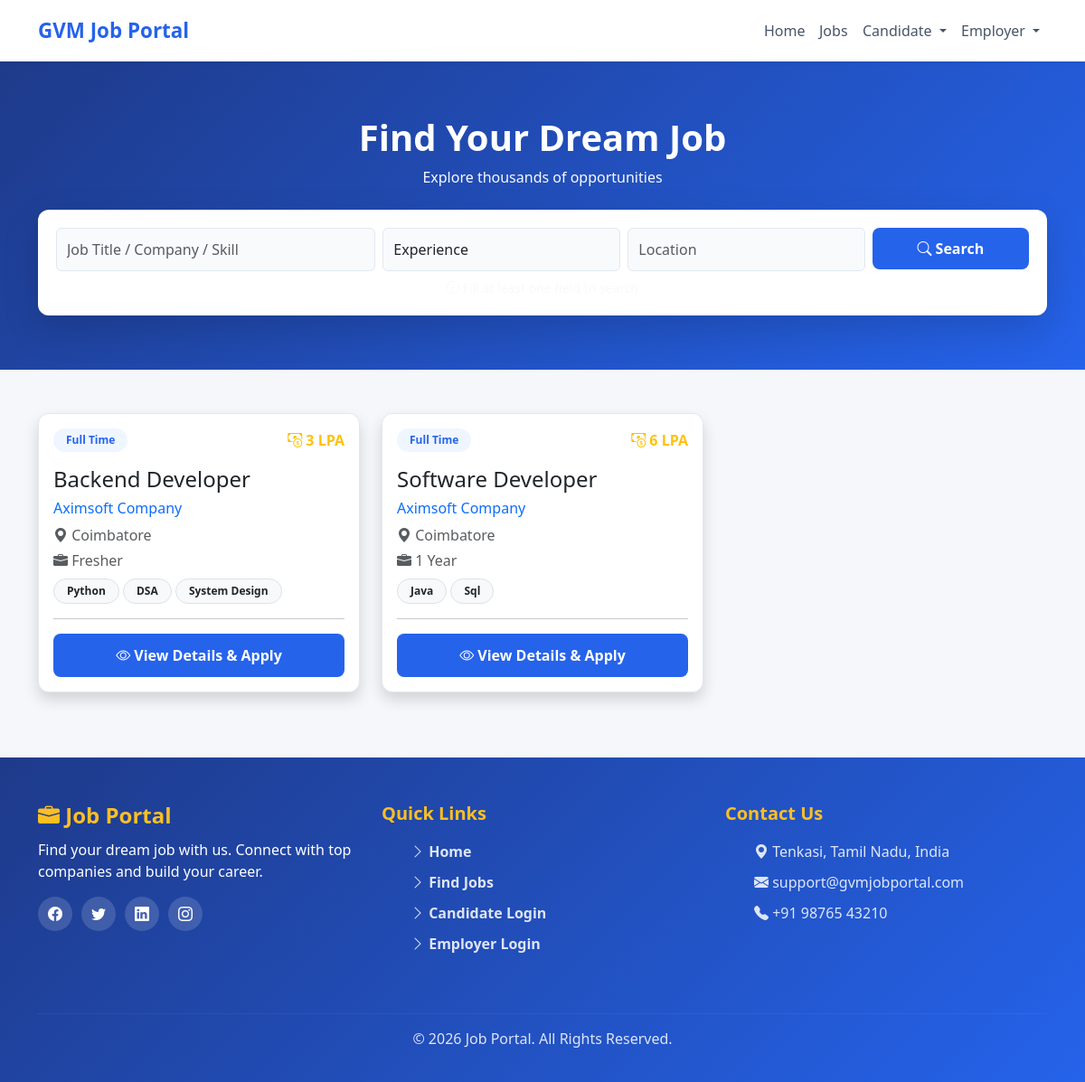
Page /jobs on the committed database.
### tables this page shows
CREATE TABLE jobs(
    job_id INTEGER PRIMARY KEY AUTOINCREMENT,
    employer_id INTEGER,
    company_name TEXT NOT NULL,
    job_title TEXT NOT NULL,
    location TEXT NOT NULL,
    experience TEXT,
    salary TEXT,
    skills TEXT,
    description TEXT,
    posted_date TIMESTAMP DEFAULT CURRENT_TIMESTAMP,

    FOREIGN KEY(employer_id) REFERENCES users(user_id)
);

### app.py (the view)
@app.route("/jobs")
def jobs():
    keyword    = request.args.get("keyword", "").strip()
    experience = request.args.get("experience", "").strip()
    location   = request.args.get("location", "").strip()
    if request.args and not (keyword or experience or location):
        flash("Please enter at least one search field!")
        return redirect("/jobs")
    jobs = search_jobs(keyword, experience, location)
    return render_template(
        "jobs.html",
        jobs=jobs,
        keyword=keyword,
        experience=experience,
        location=location
    )

### database/job_db.py (called while the page is built, shortened)
def connect_db():
    conn = sqlite3.connect("database/database.db")
    conn.row_factory = sqlite3.Row
    return conn

def search_jobs(keyword="", experience="", location=""):
    conn   = connect_db()
    cursor = conn.cursor()
    query  = "SELECT * FROM jobs WHERE 1=1"
    params = []
    if experience:
        query += " AND experience LIKE ?"
        params.append(f"%{experience}%")
    if location:
        query += " AND location LIKE ?"
        params.append(f"%{location}%")
    query += " ORDER BY job_id DESC"
    cursor.execute(query, params)
    jobs = cursor.fetchall()
    conn.close()
    return jobs

### templates/jobs.html (shortened to what this page needs)
{% extends "base.html" %}
{% block content %}
<section class="job-header">
    <div class="container text-center">
        <h1 class="fw-bold text-white">
            Find Your Dream Job
        </h1>
        <p class="text-light">
            Explore thousands of opportunities
        </p>
        <div class="search-box mt-4">
            <form method="GET" action="/jobs">
                <div class="row g-2">
                    <div class="col-md-4">
                        <input type="text"
                               name="keyword"
                               class="form-control"
                               placeholder="Job Title / Company / Skill"
                               value="{{ keyword }}">
                    </div>
                    <div class="col-md-3">
                        <select name="experience" class="form-select">
                            <option value="">Experience</option>
                        </select>
                    </div>
                    <div class="col-md-3">
                        <input type="text"
                               name="location"
                               class="form-control"
                               placeholder="Location"
                               value="{{ location }}">
                    </div>
                    <div class="col-md-2">
                        <button type="submit" class="btn btn-light w-100">
                            <i class="bi bi-search"></i>
                            Search
                        </button>
                    </div>
                </div>
                <p class="text-light mt-2 mb-0" style="font-size: 14px;">
                    <i class="bi bi-info-circle"></i>
                </p>
            </form>
        </div>
    </div>
</section>
<div class="container py-5">
    <div class="row">
        {% for job in jobs %}
        <div class="col-lg-4 col-md-6 mb-4">
            <div class="card job-card border-0 shadow h-100">
                <div class="card-body">
                    <div class="d-flex justify-content-between align-items-center">
                        <span class="badge bg-primary">Full Time</span>
                        <span class="text-warning fw-bold">
                            <i class="bi bi-cash-coin"></i>
                            {{ job.salary }}
                        </span>
                    </div>
                    <h4 class="mt-3">
                        {{ job.job_title }}
                    </h4>
                    <h6 class="text-primary">
                        {{ job.company_name }}
                    </h6>
                    <p class="text-muted mb-1">
                        <i class="bi bi-geo-alt-fill"></i>
                        {{ job.location }}
                    </p>
                    <p class="text-muted mb-1">
                        <i class="bi bi-briefcase-fill"></i>
                        {{ job.experience }}
                    </p>
                    {% if job.skills %}
                    <div class="mt-2 mb-2">
                        {% for skill in job.skills.split(',')[:3] %}
                            <span class="badge bg-light text-dark border">
                                {{ skill.strip() }}
                            </span>
                        {% endfor %}
                    </div>
                    {% endif %}
                    <hr>
                    <a href="/job/{{ job.job_id }}"
                       class="btn btn-primary w-100">
                        <i class="bi bi-eye"></i>
                        View Details & Apply
                    </a>
                </div>
            </div>
        </div>
        {% endfor %}
    </div>
</div>
{% endblock %}

### static/css/style.css (style rules this page uses)
* { margin: 0; padding: 0; box-sizing: border-box; }
body { font-family: 'Segoe UI', Tahoma, Geneva, Verdana, sans-serif; background: #f5f7fa; min-height: 100vh; display: flex; flex-direction: column; -webkit-font-smoothing: antialiased; text-rendering: optimizeLegibility; }
.card, .btn, .nav-link, i, .social-icons a { will-change: transform, box-shadow; transform: translateZ(0); transition: all 0.2s ease-in-out !important; }
.btn { font-weight: 600; border-radius: 8px; }
.card { border-radius: 12px; border: none; }

### static/css/login.css (style rules this page uses)
.form-control, .form-select { padding: 12px; border: 1px solid #e2e8f0; background: #f8fafc; }
.btn-primary { background: #2563eb; border: none; padding: 12px; }
a { color: #2563eb; font-weight: 600; text-decoration: none; }

### static/css/dashboard.css (style rules this page uses)
.badge { padding: 7px 14px; border-radius: 20px; font-weight: 600; }

### static/css/job.css (style rules this page uses)
.job-header { background: linear-gradient(135deg, #1e3a8a, #2563eb); padding: 60px 0; }
.job-header h1 { font-weight: 800; }
.search-box { background: white; padding: 20px; border-radius: 12px; box-shadow: 0 15px 40px rgba(0,0,0,0.15); }
.search-box .form-control, .search-box .form-select { padding: 11px; border: 1px solid #e2e8f0; }
.search-box .btn-light { background: #2563eb; color: white; border: none; padding: 11px; font-weight: 600; }
.job-card { border: 1px solid #e2e8f0 !important; transition: 0.3s; }
.job-card .badge.bg-primary { background: #eff6ff !important; color: #2563eb !important; }

### rows in the picture
jobs: salary "3 LPA", job_title "Backend Developer", company_name "Aximsoft Company", location "Coimbatore", experience "Fresher", strip "Python" "DSA" "System Design"
jobs: salary "6 LPA", job_title "Software Developer", company_name "Aximsoft Company", location "Coimbatore", experience "1 Year", strip "Java" "Sql"
